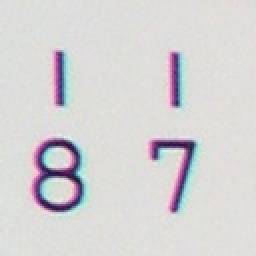
%> input picture test images/axial_numbers.jpg, 128 x 128 px, shrunk from 250 x 250 before the run (shown 2 times larger)
$ octave method2.m   (GNU Octave 9; MATLAB toolbox functions it lacks are replaced by stand-ins)
%> lines starting %> are read from the running program, lines starting %| are printed output that depends on the picture
### energy2.m
function [E] = energy2(R, G, u, v, dx, alpha, beta)
    E = 0;
    S = size(R);
    N = S(1);
    M = S(2);

    for x = 1:M
        for y = 1:N
            x_off = max(1, min(M, x + round(u(y,x))));
            y_off = max(1, min(N, y + round(v(y,x))));

            % Limit indexes
            x_p1 = min(M, x+1);
            x_m1 = max(1, x-1);
            y_p1 = min(N, y+1);
            y_m1 = max(1, y-1);

            % Spatial derivatives (centered)
            u_x = (u(y, x_p1) - u(y, x_m1))/(2*dx);
            u_y = (u(y_p1, x) - u(y_m1, x))/(2*dx);

            v_x = (v(y, x_p1) - v(y, x_m1))/(2*dx);
            v_y = (v(y_p1, x) - v(y_m1, x))/(2*dx);

            E = E + (alpha*1/2*(R(y_off,x_off) - G(y,x))^2 + beta*1/2*norm([u_x; u_y])^2 + beta*1/2*norm([v_x; v_y])^2)*dx^2;
        end
    end
end

### method2.m

clear

tf = 10;
dt = 0;
dx = 1;

I = imread('test images/axial_numbers.jpg');
%> I is the input picture: size 128x128x3 uint8; mean R, G, B 213.8, 212.3, 212.8
R = double(I(:,:,1))/255;
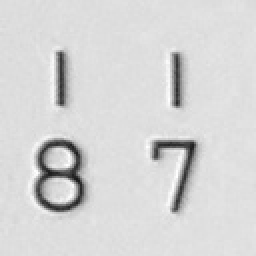
%> R: size 128x128 double (shown 2 times larger); min 0.0941, max 1, mean 0.838
G = double(I(:,:,2))/255;
B = double(I(:,:,3))/255;
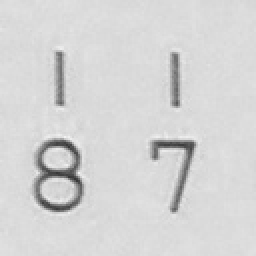
%> B: size 128x128 double (shown 2 times larger); min 0.208, max 0.953, mean 0.835

alpha = 100;
beta = 1;

S = size(R);
%> S = [128 128]
N = S(1);
%> N = 128
M = S(2);
%> M = 128

figure(1);
image(double(I)/255);
title('Original image');

b = zeros(size(R)); % b = -(R - G)*R_x
c = zeros(size(R)); % c = -(R - G)*R_y

react = zeros(2, 2);  % 2x2 matrix for each pixel

R_x = zeros(size(R));
R_y = zeros(size(R));
B_x = zeros(size(R));
B_y = zeros(size(R));

tic;

%% Data preparation
for x = 1:M
    for y = 1:N
        x_p1 = min(M, x+1);
        x_m1 = max(1, x-1);
        y_p1 = min(N, y+1);
        y_m1 = max(1, y-1);

        % Spatial derivatives (centered)
        R_x(y,x) = (R(y, x_p1) - R(y, x_m1))/(2*dx);
        R_y(y,x) = (R(y_p1, x) - R(y_m1, x))/(2*dx);

        B_x(y,x) = (B(y, x_p1) - B(y, x_m1))/(2*dx);
        B_y(y,x) = (B(y_p1, x) - B(y_m1, x))/(2*dx);
    end
end
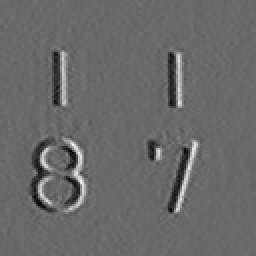
%> B_x: size 128x128 double (shown 2 times larger); min -0.188, max 0.267, mean -1.84e-05; drawn with min black and max white
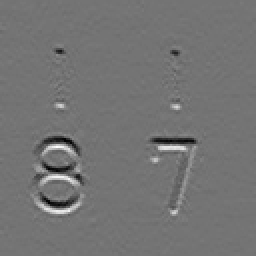
%> B_y: size 128x128 double (shown 2 times larger); min -0.271, max 0.324, mean 3.18e-05; drawn with min black and max white
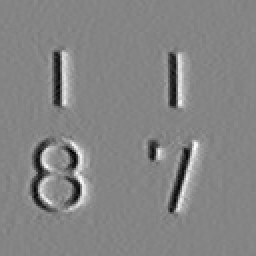
%> R_x: size 128x128 double (shown 2 times larger); min -0.263, max 0.243, mean 0.000112; drawn with min black and max white

%% Red
u = zeros(size(R));
v = zeros(size(R));

E = [];
tt = [];
t = 0;

%> (the run ends here)
